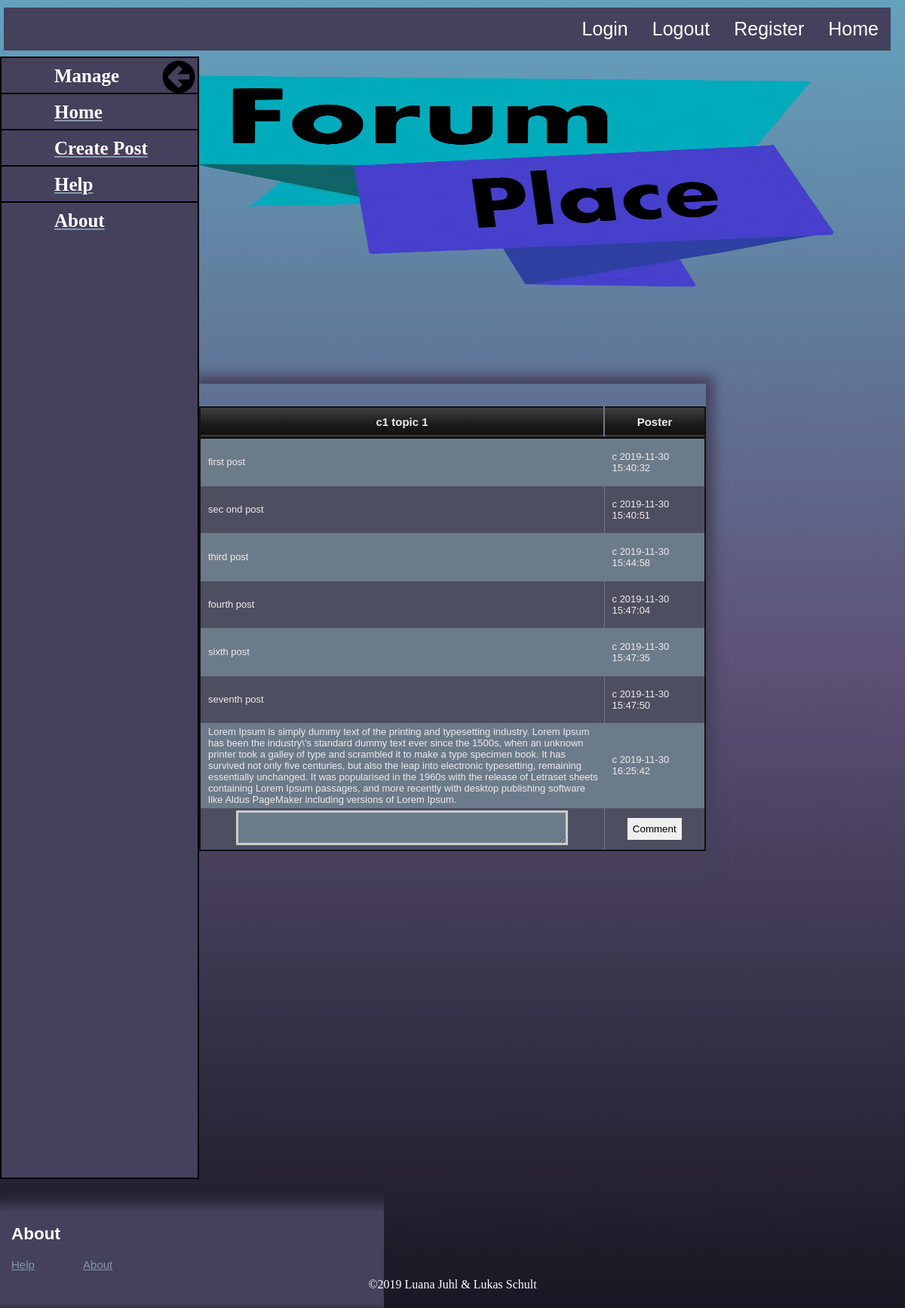
/topic_view.php?id=22 (signed in), run on the app's committed database.
### tables this page shows
CREATE TABLE `topics` (
  `topic_id` int(8) NOT NULL,
  `topic_subject` varchar(255) NOT NULL,
  `topic_date` datetime NOT NULL,
  `topic_cat` int(8) NOT NULL,
  `topic_by` int(8) NOT NULL
);

CREATE TABLE `posts` (
  `post_id` int(8) NOT NULL,
  `post_content` text NOT NULL,
  `post_date` datetime NOT NULL,
  `post_topic` int(8) NOT NULL,
  `post_by` int(8) NOT NULL
);

CREATE TABLE `users` (
  `user_id` int(8) NOT NULL,
  `u_name` varchar(30) NOT NULL,
  `user_pass` varchar(255) NOT NULL,
  `user_email` varchar(255) NOT NULL,
  `user_date` datetime NOT NULL,
  `user_level` int(8) NOT NULL
);

### topic_view.php (the view, shortened to what this page needs)
<?php
$pdo = new PDO( 'mysql:host=localhost;dbname=content', 'root' );
?>
<!DOCTYPE HTML>
<html>
<head>
    <link rel="stylesheet" href="css/classic.css">
</head>
<body>
<?php include "header.php"?>
<?php include "sidebar.php"?>
<div id="posts">
<section>
<?php
    $topid = $_GET['id'];
    $sql = "SELECT
                topic_id,
                topic_subject
            FROM
                topics
            WHERE
                topics.topic_id = " . $topid;
    $sql2 ="SELECT
                posts.post_topic,
                posts.post_content,
                posts.post_date,
                posts.post_by,
                users.user_id,
                users.u_name
            FROM
                posts
            LEFT JOIN
                users
            ON
                posts.post_by = users.user_id
            WHERE
                posts.post_topic = " . $topid;
    $result = $pdo->query($sql);
    $f = $result->fetch();
    $result = $f['topic_subject'];
echo '<table class="darkTable">
<thead>
<tr>
  <th>'.$result.'</th>
  <th>Poster</th>
</tr>
</thead>';
echo '<tbody>';
foreach ($pdo->query($sql2) as $row)
{
    echo '<tr>';
        echo '<td class="leftpart">';
            echo $row['post_content'];
        echo '</td>';
        echo '<td class="rightpart">';
            echo $row['u_name'] . '   ' . $row['post_date'];
        echo '</td>';
    echo '</tr>';
}
echo '</tbody>
<tfoot>
<form method="post" action="reply.php?id='.$_GET['id'].'">
<td>
    <textarea id="replyarea" name="reply-content"></textarea>
</td>
<td><input class="button" type="submit" value="Comment" /></td>
</form>
</tfoot>
</table>';
?>
</section>
</div>
<?php include "footer.php"?>
</body>
</html>

### css/classic.css (style rules this page uses)
.darkTable { font-family: "Arial Black", Gadget, sans-serif; border: 2px solid #121213; background-color: #6c7b8a; width: 100%; height: 100px; text-align: center; border-collapse: collapse; }
.darkTable td, .darkTable th { border: 1px solid #6c7b8a; padding: 3px 2px; word-wrap: break-word; }
.darkTable tbody td { font-size: 13px; color: #f0eaea; padding-left: 10px; height: 7vh; }
.darkTable tr:nth-child(even) { background: #4e4e61; }
.darkTable thead { color: #f0eaea; background: #121213; background: -webkit-gradient(linear, left top, left bottom, from(#404040), color-stop(66%, #191919), to(#121213)); background: linear-gradient(to bottom, #404040 0%, #191919 66%, #121213 100%); border-bottom: 3px solid #121213; height: 40px; }
.darkTable thead th { font-size: 15px; font-weight: bold; color: #f0eaea; text-align: center; border-left: 2px solid #6c7b8a; }
.darkTable thead th:first-child { border-left: none; }
.darkTable tfoot { font-size: 12px; font-weight: bold; color: #f0eaea; background: #121213; background: -webkit-gradient(linear, left top, left bottom, from(#404040), color-stop(66%, #191919), to(#121213)); background: linear-gradient(to bottom, #404040 0%, #191919 66%, #121213 100%); border-top: 1px solid #6c7b8a; height: 40px; }
.darkTable tfoot td { font-size: 12px; }
.darkTable tfoot td textarea { border: 3px solid #cccccc; padding: 5px; font-family: Tahoma, sans-serif; width: 80%; background-color: #6c7b8a; color: white; }
.leftpart { overflow: hidden; text-align: left; width: 80%; }
.rightpart { vertical-align: center; text-align: left; width: 20%; }
html { height: 100%; background-image: -webkit-gradient(linear, left top, left bottom, from(#64a2be), color-stop(#5E5278), to(#181722)); background-image: linear-gradient(#64a2be, #5E5278, #181722); background-attachment: fixed; }
body { height: 100%; margin: 0; }
section { padding-top: 30px; padding-bottom: 30px; font-family: Tahoma, Geneva, sans-serif; font-size: 20px; text-align: center; width: 80%; margin: auto; color: white; display: block; position: absolut; overflow: hidden; -webkit-box-shadow: 0 0 15px 10px #45405c; box-shadow: 0 0 15px 10px #45405c; }
div { margin-bottom: 5px; }
.button { padding: 7px; border: none; }
#posts { border-bottom: 0; margin: auto; width: 70%; padding-top: 10vh; }

### data on the page
topics: topic_subject "c1 topic 1"
posts: post_content "first post", post_by.u_name "c", post_date "2019-11-30 15:40:32"
posts: post_content "sec ond post", post_by.u_name "c", post_date "2019-11-30 15:40:51"
posts: post_content "third post", post_by.u_name "c", post_date "2019-11-30 15:44:58"
posts: post_content "fourth post", post_by.u_name "c", post_date "2019-11-30 15:47:04"
posts: post_content "sixth post", post_by.u_name "c", post_date "2019-11-30 15:47:35"
posts: post_content "seventh post", post_by.u_name "c", post_date "2019-11-30 15:47:50"
posts: post_content "Lorem Ipsum is simply dummy text of the printing and typesetting industry. Lorem Ipsum has been the industry\\'s standard dummy text ever since the 1500s, when an unknown printer took a galley of type and scrambled it to make a type specimen book. It has survived not only five centuries, but also the leap into electronic typesetting, remaining essentially unchanged. It was popularised in the 1960s with the release of Letraset sheets containing Lorem Ipsum passages, and more recently with desktop publishing software like Aldus PageMaker including versions of Lorem Ipsum.", post_by.u_name "c", post_date "2019-11-30 16:25:42"
